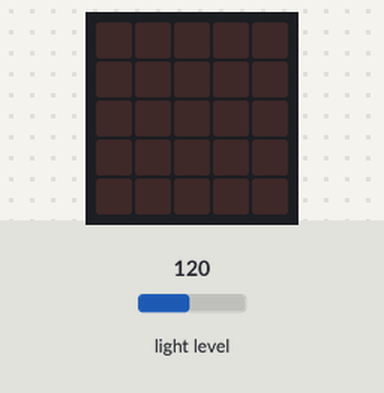
Recording of a program running on a simulated BBC micro:bit running MicroPython. Shown: the board's 5×5 LED display. The inputs (shaded band) are chosen by the test bench; at power-on: light level 120.

Above: at 1.2 s.
1.3 s: light level set to 5
At 1.9 s:
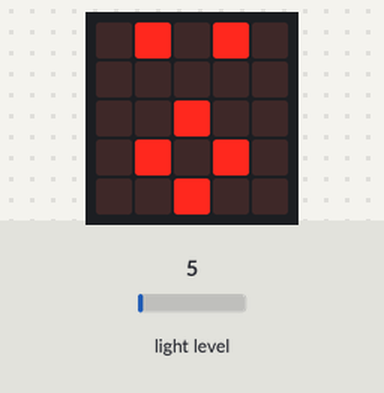
Timing chart, 0 to 4.3 s (numbered marks = the images above; inputs shaded):
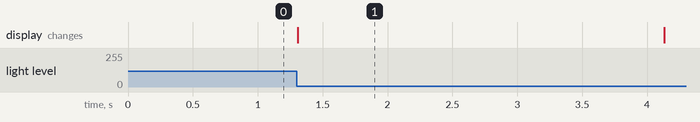

The program:

waveGesture.py
```python
from microbit import *

BUFFER_SIZE = 10
SENSITIVITY = 0.3

last_light_levels = []
def update_light_levels(new_level):
    global last_light_levels
    last_light_levels.append(new_level)

    if len(last_light_levels) > BUFFER_SIZE:
        last_light_levels = last_light_levels[1:]


def get_average_gradient():
    if len(last_light_levels) == 1: return 0.0

    # Assuming l = a + bt, where l is the light, and t is time
    # We assume the data is evenly spaced on the time axis
    # Therefore the average t will be half of len(last_light_levels)
    tbar = (len(last_light_levels) - 1) / 2
    lbar = sum(last_light_levels) / len(last_light_levels)

    # Gradient formula
    num = sum([t * l for t, l in enumerate(last_light_levels)]) - len(last_light_levels) * tbar * lbar
    den = sum([t**2 for t in range(len(last_light_levels))]) - len(last_light_levels) * tbar**2

    return num / den


"""
For debugging: generates a simple line plot of the gradient.
"""
def print_plot(value):
    value *= 10
    center = 30
    print(" " * (center + int(value)) + "|")


last_show_time = running_time()
while True:
    # Dark to bright of 0 - 255
    curr_light = display.read_light_level()
    update_light_levels(curr_light)

    # If the brightness dips suddenly, we can assume that something waved over the sensors
    if get_average_gradient() < -SENSITIVITY:
        display.show(Image.SURPRISED)
        last_show_time = running_time()

    if running_time() - last_show_time > 2000:
        display.clear()

    sleep(100)
```

Measured:
- after the input at 1.3 s, the display: changes at once (image 1)
